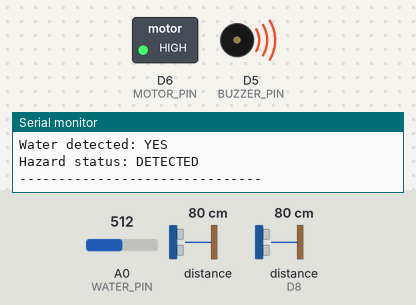
Bench run of a sketch on a simulated Arduino Uno R4 Minima. On the bench: switched loads named in the sketch (green lamp = pin HIGH), buzzer (waves = sounding, pin HIGH), the last lines printed to the serial monitor. Wiring (inferred from the names in the program): ultrasonic range finder: trigger D7; echo D8. Inputs (shaded band) come from the test bench; at power-on: distance to the obstacle 80 cm, distance to the obstacle (sensor on D8) 80 cm, A0 (WATER_PIN) = 512 (analog values on the 0–1023 scale). The echo pulse lasts 58.3 µs per cm; pins used as bus, display or sensor lines are not drawn.

Above: at 1.2 s.
1.3 s: distance to the obstacle (sensor 0) set to 120 cm
3.0 s: distance to the obstacle (sensor on D8) set to 120 cm
4.7 s: A0 (WATER_PIN) set to 488
At 5.1 s:
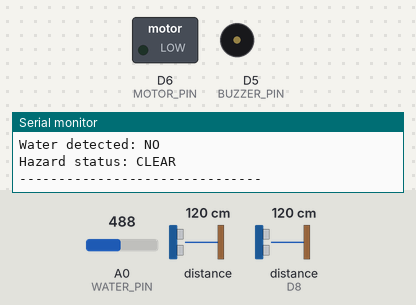
6.3 s: A0 (WATER_PIN) set to 511
At 7.4 s:
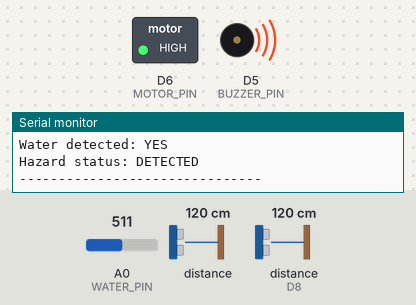
7.8 s: A0 (WATER_PIN) set to 340
At 9.0 s:
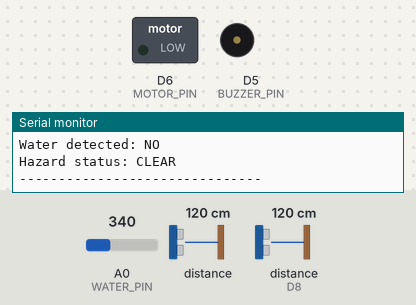
9.3 s: distance to the obstacle (sensor 0) set to 250 cm
Timing chart, 0 to 12.0 s (numbered marks = the images above; inputs shaded):
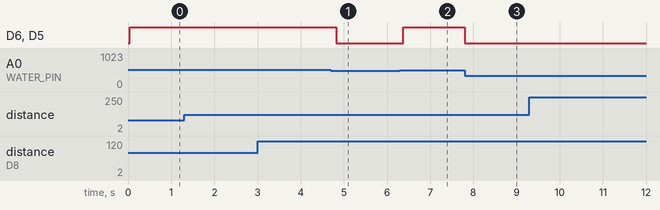

The sketch:

Smart_Cane.ino
```cpp
/*
  Project Title: Smart Cane
  Board: Arduino UNO R4 WiFi

  Components:
  - VL53L0X Time of Flight Sensor
  - HC-SR04 Ultrasonic Sensor
  - Active Buzzer Module
  - Vibration Motor Module
  - Water Level Sensor

  Functions:
  - Detect nearby obstacles using two distance sensors
  - Detect water using an analog water sensor
  - Activate buzzer and vibration motor when a hazard is detected
  - Display sensor readings in the Serial Monitor

  Required library:
  - Adafruit VL53L0X (install through Arduino IDE Library Manager)
*/

#include <Wire.h>
#include <Adafruit_VL53L0X.h>

// ---------------- PIN CONFIGURATION ----------------

const int TRIG_PIN = 7;
const int ECHO_PIN = 8;
const int BUZZER_PIN = 5;
const int MOTOR_PIN = 6;
const int WATER_PIN = A0;

// ---------------- DETECTION SETTINGS ----------------

// Obstacle detection thresholds
const int TOF_THRESHOLD_MM = 800;  // 80 cm
const int ULTRASONIC_THRESHOLD_CM = 80;

// Water sensor threshold; calibrate for your actual sensor.
const int WATER_THRESHOLD = 500;

// HC-SR04 settings
const unsigned long ECHO_TIMEOUT_US = 20000UL;

// ---------------- SENSOR OBJECT ----------------

Adafruit_VL53L0X tofSensor;

// ---------------- SENSOR DATA ----------------

int tofDistance = -1;
int ultrasonicDistance = -1;
int waterValue = 0;

bool tofAvailable = false;
bool tofObstacle = false;
bool ultrasonicObstacle = false;
bool waterDetected = false;
bool hazardDetected = false;

// ---------------- SETUP ----------------

void setup() {
  Serial.begin(115200);

  pinMode(TRIG_PIN, OUTPUT);
  pinMode(ECHO_PIN, INPUT);
  pinMode(BUZZER_PIN, OUTPUT);
  pinMode(MOTOR_PIN, OUTPUT);

  digitalWrite(TRIG_PIN, LOW);
  digitalWrite(BUZZER_PIN, LOW);
  digitalWrite(MOTOR_PIN, LOW);

  analogReadResolution(10);
  Wire.begin();

  Serial.println("================================");
  Serial.println("       SMART CANE SYSTEM");
  Serial.println("     Arduino UNO R4 WiFi");
  Serial.println("================================");

  if (tofSensor.begin()) {
    tofAvailable = true;
    Serial.println("VL53L0X: READY");
  } else {
    tofAvailable = false;
    Serial.println("VL53L0X: NOT DETECTED");
    Serial.println("Check SDA, SCL, power and GND.");
  }

  Serial.println("HC-SR04: READY");
  Serial.println("Water sensor: READY");
  Serial.println("System initialized.");
  Serial.println();
}

// ---------------- VL53L0X READING ----------------

void readToFSensor() {
  tofObstacle = false;
  tofDistance = -1;

  if (!tofAvailable) {
    return;
  }

  VL53L0X_RangingMeasurementData_t measurement;
  tofSensor.rangingTest(&measurement, false);

  // RangeStatus 4 indicates an out-of-range result.
  if (measurement.RangeStatus == 0 &&
      measurement.RangeMilliMeter > 0) {
    tofDistance = measurement.RangeMilliMeter;
    tofObstacle = (tofDistance <= TOF_THRESHOLD_MM);
  }
}

// ---------------- HC-SR04 READING ----------------

int readUltrasonicSensor() {
  digitalWrite(TRIG_PIN, LOW);
  delayMicroseconds(3);

  digitalWrite(TRIG_PIN, HIGH);
  delayMicroseconds(10);
  digitalWrite(TRIG_PIN, LOW);

  unsigned long duration = pulseIn(ECHO_PIN, HIGH, ECHO_TIMEOUT_US);

  if (duration == 0) {
    return -1;
  }

  int distance = duration / 58;

  if (distance < 2 || distance > 350) {
    return -1;
  }

  return distance;
}

// ---------------- WATER SENSOR READING ----------------

void readWaterSensor() {
  waterValue = analogRead(WATER_PIN);

  // Assumes the analog value increases when wet.
  waterDetected = (waterValue >= WATER_THRESHOLD);
}

// ---------------- ALERT CONTROL ----------------

void updateAlerts() {
  hazardDetected = tofObstacle || ultrasonicObstacle || waterDetected;

  // Assumes active-HIGH buzzer and vibration modules.
  digitalWrite(BUZZER_PIN, hazardDetected ? HIGH : LOW);
  digitalWrite(MOTOR_PIN, hazardDetected ? HIGH : LOW);
}

// ---------------- SERIAL MONITOR ----------------

void printSensorStatus() {
  Serial.println("------ SMART CANE STATUS ------");

  Serial.print("VL53L0X: ");
  if (!tofAvailable) {
    Serial.println("UNAVAILABLE");
  } else if (tofDistance < 0) {
    Serial.println("No valid reading");
  } else {
    Serial.print(tofDistance);
    Serial.println(" mm");

    Serial.print("ToF obstacle: ");
    Serial.println(tofObstacle ? "YES" : "NO");
  }

  Serial.print("HC-SR04: ");
  if (ultrasonicDistance < 0) {
    Serial.println("No valid echo");
  } else {
    Serial.print(ultrasonicDistance);
    Serial.println(" cm");

    Serial.print("Ultrasonic obstacle: ");
    Serial.println(ultrasonicObstacle ? "YES" : "NO");
  }

  Serial.print("Water sensor value: ");
  Serial.println(waterValue);

  Serial.print("Water detected: ");
  Serial.println(waterDetected ? "YES" : "NO");

  Serial.print("Hazard status: ");
  Serial.println(hazardDetected ? "DETECTED" : "CLEAR");

  Serial.println("-------------------------------");
  Serial.println();
}

// ---------------- MAIN LOOP ----------------

void loop() {
  readToFSensor();

  ultrasonicDistance = readUltrasonicSensor();
  ultrasonicObstacle =
      (ultrasonicDistance >= 0 &&
       ultrasonicDistance <= ULTRASONIC_THRESHOLD_CM);

  readWaterSensor();
  updateAlerts();
  printSensorStatus();

  delay(100);
}
```

Measured:
- the behaviour switches between 500 and 499 on A0 (WATER_PIN) (found by bisection; images 0 and 1)
- after the input at 4.7 s, D6 (MOTOR_PIN), D5 (BUZZER_PIN): HIGH → LOW after 0.12 s
- after the input at 6.3 s, D6 (MOTOR_PIN), D5 (BUZZER_PIN): LOW → HIGH after 0.08 s
- after the input at 7.8 s, D6 (MOTOR_PIN), D5 (BUZZER_PIN): HIGH → LOW at once
